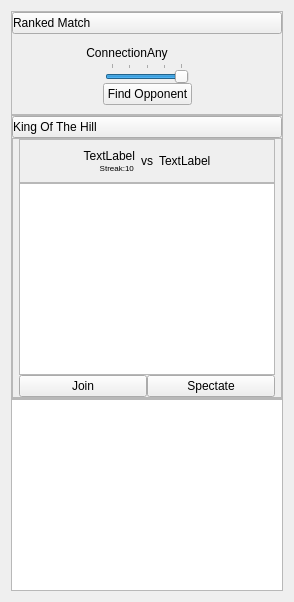
      <widget class="QWidget" name="verticalLayoutWidget">
       <layout class="QVBoxLayout" name="verticalLayout_3" stretch="0,0,1">
        <property name="spacing">
         <number>0</number>
        </property>
        <item>
         <widget class="QFrame" name="uiFrmRanked">
          <property name="minimumSize">
           <size>
            <width>0</width>
            <height>0</height>
           </size>
          </property>
          <property name="maximumSize">
           <size>
            <width>16777215</width>
            <height>120</height>
           </size>
          </property>
          <property name="frameShape">
           <enum>QFrame::StyledPanel</enum>
          </property>
          <property name="frameShadow">
           <enum>QFrame::Raised</enum>
          </property>
          <layout class="QVBoxLayout" name="verticalLayout_11">
           <property name="spacing">
            <number>0</number>
           </property>
           <property name="margin">
            <number>0</number>
           </property>
           <item>
            <widget class="QPushButton" name="uiBtnRankedOpen">
             <property name="styleSheet">
              <string notr="true">Text-align:left;</string>
             </property>
             <property name="text">
              <string>Ranked Match</string>
             </property>
             <property name="flat">
              <bool>false</bool>
             </property>
            </widget>
           </item>
           <item>
            <widget class="QStackedWidget" name="uiSwRanked">
             <property name="minimumSize">
              <size>
               <width>0</width>
               <height>80</height>
              </size>
             </property>
             <property name="currentIndex">
              <number>0</number>
             </property>
             <widget class="QWidget" name="page_2">
              <layout class="QVBoxLayout" name="verticalLayout_6">
               <property name="spacing">
                <number>0</number>
               </property>
               <item>
                <layout class="QHBoxLayout" name="horizontalLayout_9">
                 <item>
                  <widget class="QLabel" name="label_4">
                   <property name="text">
                    <string>Connection</string>
                   </property>
                   <property name="alignment">
                    <set>Qt::AlignRight|Qt::AlignTrailing|Qt::AlignVCenter</set>
                   </property>
                  </widget>
                 </item>
                 <item>
                  <widget class="QLabel" name="uiRnkLblPing">
                   <property name="text">
                    <string>Any</string>
                   </property>
                  </widget>
                 </item>
                </layout>
               </item>
               <item>
                <layout class="QHBoxLayout" name="horizontalLayout_3">
                 <item>
                  <spacer name="horizontalSpacer_3">
                   <property name="orientation">
                    <enum>Qt::Horizontal</enum>
                   </property>
                   <property name="sizeHint" stdset="0">
                    <size>
                     <width>20</width>
                     <height>20</height>
                    </size>
                   </property>
                  </spacer>
                 </item>
                 <item>
                  <widget class="QSlider" name="uiRnkSliderPing">
                   <property name="minimumSize">
                    <size>
                     <width>0</width>
                     <height>20</height>
                    </size>
                   </property>
                   <property name="maximum">
                    <number>4</number>
                   </property>
                   <property name="value">
                    <number>4</number>
                   </property>
                   <property name="orientation">
                    <enum>Qt::Horizontal</enum>
                   </property>
                   <property name="tickPosition">
                    <enum>QSlider::TicksAbove</enum>
                   </property>
                   <property name="tickInterval">
                    <number>0</number>
                   </property>
                  </widget>
                 </item>
                 <item>
                  <spacer name="horizontalSpacer_4">
                   <property name="orientation">
                    <enum>Qt::Horizontal</enum>
                   </property>
                   <property name="sizeHint" stdset="0">
                    <size>
                     <width>20</width>
                     <height>20</height>
                    </size>
                   </property>
                  </spacer>
                 </item>
                </layout>
               </item>
               <item>
                <layout class="QHBoxLayout" name="horizontalLayout_8">
                 <item>
                  <spacer name="horizontalSpacer_5">
                   <property name="orientation">
                    <enum>Qt::Horizontal</enum>
                   </property>
                   <property name="sizeHint" stdset="0">
                    <size>
                     <width>30</width>
                     <height>20</height>
                    </size>
                   </property>
                  </spacer>
                 </item>
                 <item>
                  <widget class="QPushButton" name="uiBtnRankedFindMatch">
                   <property name="text">
                    <string>Find Opponent</string>
                   </property>
                  </widget>
                 </item>
                 <item>
                  <spacer name="horizontalSpacer_6">
                   <property name="orientation">
                    <enum>Qt::Horizontal</enum>
                   </property>
                   <property name="sizeHint" stdset="0">
                    <size>
                     <width>30</width>
                     <height>20</height>
                    </size>
                   </property>
                  </spacer>
                 </item>
                </layout>
               </item>
              </layout>
             </widget>
            </widget>
           </item>
          </layout>
         </widget>
        </item>
        <item>
         <widget class="QFrame" name="uiFrmKOTH">
          <property name="minimumSize">
           <size>
            <width>0</width>
            <height>0</height>
           </size>
          </property>
          <property name="frameShape">
           <enum>QFrame::StyledPanel</enum>
          </property>
          <property name="frameShadow">
           <enum>QFrame::Raised</enum>
          </property>
          <layout class="QVBoxLayout" name="verticalLayout_12">
           <property name="spacing">
            <number>0</number>
           </property>
           <property name="margin">
            <number>0</number>
           </property>
           <item>
            <widget class="QPushButton" name="uiBtnKOTHOpen">
             <property name="styleSheet">
              <string notr="true">Text-align:left</string>
             </property>
             <property name="text">
              <string>King Of The Hill</string>
             </property>
            </widget>
           </item>
           <item>
            <widget class="QFrame" name="uiFrmKOTH2">
             <property name="minimumSize">
              <size>
               <width>0</width>
               <height>200</height>
              </size>
             </property>
             <property name="frameShape">
              <enum>QFrame::StyledPanel</enum>
             </property>
             <property name="frameShadow">
              <enum>QFrame::Raised</enum>
             </property>
             <layout class="QVBoxLayout" name="verticalLayout_9" stretch="0,1,0">
              <property name="spacing">
               <number>0</number>
              </property>
              <property name="leftMargin">
               <number>6</number>
              </property>
              <property name="topMargin">
               <number>0</number>
              </property>
              <property name="rightMargin">
               <number>6</number>
              </property>
              <property name="bottomMargin">
               <number>0</number>
              </property>
              <item>
               <widget class="QFrame" name="frame">
                <property name="minimumSize">
                 <size>
                  <width>0</width>
                  <height>0</height>
                 </size>
                </property>
                <property name="maximumSize">
                 <size>
                  <width>16777215</width>
                  <height>110</height>
                 </size>
                </property>
                <property name="autoFillBackground">
                 <bool>false</bool>
                </property>
                <property name="frameShape">
                 <enum>QFrame::StyledPanel</enum>
                </property>
                <property name="frameShadow">
                 <enum>QFrame::Raised</enum>
                </property>
                <layout class="QHBoxLayout" name="horizontalLayout_6" stretch="1,0,1">
                 <item>
                  <layout class="QVBoxLayout" name="verticalLayout_7">
                   <property name="spacing">
                    <number>0</number>
                   </property>
                   <item>
                    <widget class="QLabel" name="uiLblKOTHKing">
                     <property name="text">
                      <string>TextLabel</string>
                     </property>
                     <property name="alignment">
                      <set>Qt::AlignRight|Qt::AlignTrailing|Qt::AlignVCenter</set>
                     </property>
                    </widget>
                   </item>
                   <item>
                    <layout class="QHBoxLayout" name="horizontalLayout_4" stretch="1,0">
                     <item>
                      <widget class="QLabel" name="label_9">
                       <property name="font">
                        <font>
                         <pointsize>6</pointsize>
                        </font>
                       </property>
                       <property name="text">
                        <string>Streak:</string>
                       </property>
                       <property name="alignment">
                        <set>Qt::AlignRight|Qt::AlignTrailing|Qt::AlignVCenter</set>
                       </property>
                      </widget>
                     </item>
                     <item>
                      <widget class="QLabel" name="uiLblKOTHStreak">
                       <property name="font">
                        <font>
                         <pointsize>6</pointsize>
                        </font>
                       </property>
                       <property name="text">
                        <string>10</string>
                       </property>
                      </widget>
                     </item>
                    </layout>
                   </item>
                  </layout>
                 </item>
                 <item>
                  <widget class="QLabel" name="label_7">
                   <property name="text">
                    <string>vs</string>
                   </property>
                   <property name="alignment">
                    <set>Qt::AlignCenter</set>
                   </property>
                  </widget>
                 </item>
                 <item>
                  <widget class="QLabel" name="uiLblKOTHChallenger">
                   <property name="text">
                    <string>TextLabel</string>
                   </property>
                  </widget>
                 </item>
                </layout>
               </widget>
              </item>
              <item>
               <widget class="QTableView" name="uiKOTHPlayersTable">
                <property name="selectionMode">
                 <enum>QAbstractItemView::NoSelection</enum>
                </property>
                <property name="horizontalScrollMode">
                 <enum>QAbstractItemView::ScrollPerItem</enum>
                </property>
                <attribute name="horizontalHeaderStretchLastSection">
                 <bool>true</bool>
                </attribute>
                <attribute name="verticalHeaderVisible">
                 <bool>false</bool>
                </attribute>
               </widget>
              </item>
              <item>
               <layout class="QHBoxLayout" name="horizontalLayout_21">
                <item>
                 <widget class="QPushButton" name="uiBtnKOTHJoin">
                  <property name="text">
                   <string>Join</string>
                  </property>
                 </widget>
                </item>
                <item>
                 <widget class="QPushButton" name="uiBtnKOTHSpec">
                  <property name="text">
                   <string>Spectate</string>
                  </property>
                 </widget>
                </item>
               </layout>
              </item>
             </layout>
            </widget>
           </item>
          </layout>
         </widget>
        </item>
        <item>
         <widget class="QTableView" name="uiPlayersTableV"/>
        </item>
       </layout>
      </widget>
